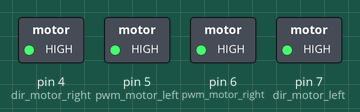
This sketch was run on a simulated Arduino Uno, built with avr-gcc and run on an emulated ATmega328P. Shown: switched loads named in the sketch (green lamp = pin HIGH).

Above: at 1.05 s.
At 6.0 s:
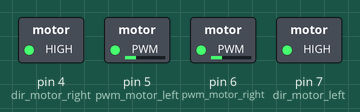
At 11.0 s:
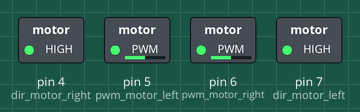
Timing chart, 0 to 14.8 s (numbered marks = the images above):
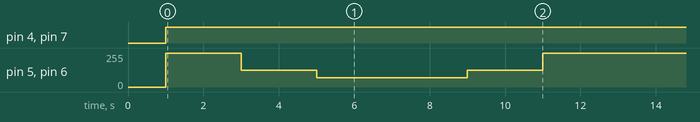

The sketch:

PWM_CODING.ino
```cpp
int pwm_motor_right=6;                //pwm mottor right connect to AN2 at MDS10
int pwm_motor_left=5;                 //pwm mottor left connect to AN1 at MDS10
int dir_motor_right=4;                //direction mottor right connect to DIG2 at MDS10
int dir_motor_left=7;                 //direction mottor left connect to DIG1 at MDS10


void setup() {
  pinMode(4,OUTPUT);
  pinMode(5,OUTPUT);
  pinMode(6,OUTPUT);
  pinMode(7,OUTPUT);
  delay(1000);      // to make the input data in low.
  // put your setup code here, to run once:

}

void loop() {

  analogWrite(pwm_motor_right,255);
  analogWrite(pwm_motor_left,255);
  digitalWrite(dir_motor_right,HIGH);
  digitalWrite(dir_motor_left,HIGH);
  delay(2000);

  analogWrite(pwm_motor_right,127);
  analogWrite(pwm_motor_left,127);
  digitalWrite(dir_motor_right,HIGH);
  digitalWrite(dir_motor_left,HIGH);
  delay(2000);

  analogWrite(pwm_motor_right,70);
  analogWrite(pwm_motor_left,70);
  digitalWrite(dir_motor_right,HIGH);
  digitalWrite(dir_motor_left,HIGH);
  delay(2000);

  analogWrite(pwm_motor_right,70);
  analogWrite(pwm_motor_left,70);
  digitalWrite(dir_motor_right,HIGH);
  digitalWrite(dir_motor_left,HIGH);
  delay(2000);

  analogWrite(pwm_motor_right,127);
  analogWrite(pwm_motor_left,127);
  digitalWrite(dir_motor_right,HIGH);
  digitalWrite(dir_motor_left,HIGH);
  delay(2000);

  analogWrite(pwm_motor_right,255);
  analogWrite(pwm_motor_left,255);
  digitalWrite(dir_motor_right,HIGH);
  digitalWrite(dir_motor_left,HIGH);
  delay(2000);


}
```

Measured:
- by itself, pin 4 (dir_motor_right), pin 7 (dir_motor_left): LOW → HIGH at 1.0 s
- by itself, pin 5 (pwm_motor_left), pin 6 (pwm_motor_right): repeats every 12.0 s: 127/255 2.0 s, 70/255 4.0 s, 127/255 2.0 s, 255/255 4.0 s
